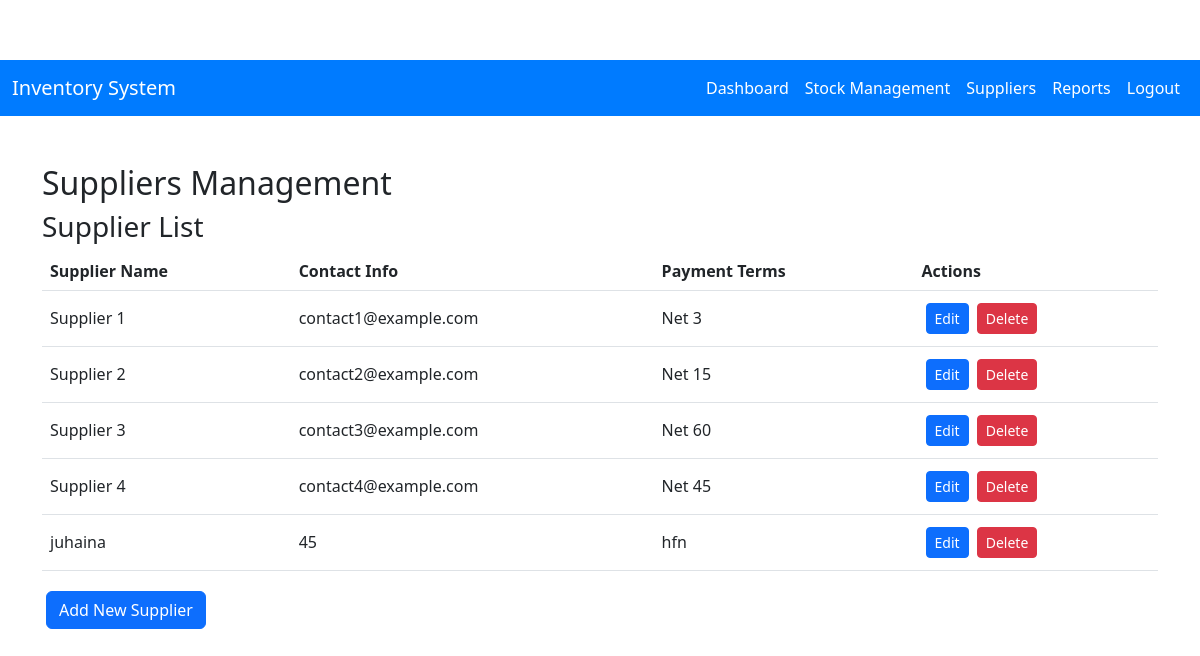
Page /Admin/Suppliers.php on the earlier database version.
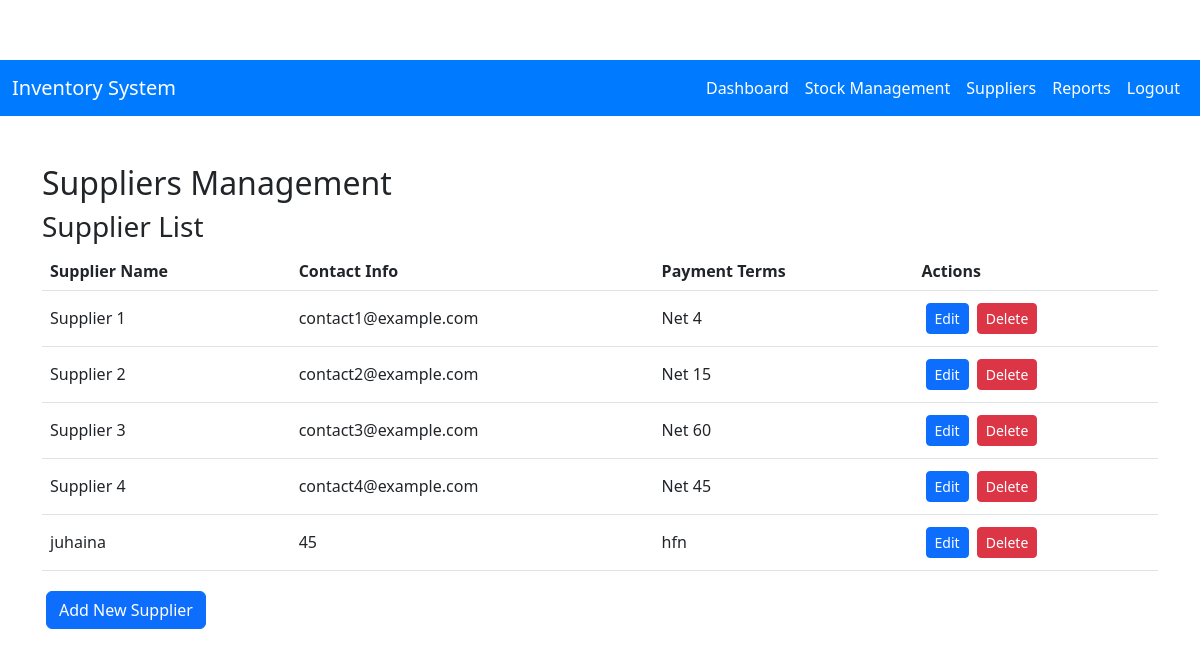
Same page on the later database version.
### tables this page shows
CREATE TABLE `suppliers` (
  `id` int(11) NOT NULL,
  `supplier_name` varchar(255) NOT NULL,
  `contact_info` varchar(255) NOT NULL,
  `payment_terms` varchar(255) NOT NULL,
  `is_deleted` tinyint(1) DEFAULT 0,
  `user_id` int(11) DEFAULT NULL
);

### Admin/Suppliers.php (the view, shortened to what this page needs)
<?php
include '../db.php';
include 'AdminNavBar.php';
$sql = "SELECT * FROM suppliers WHERE is_deleted = 0";
$result = $conn->query($sql);
?>
<!DOCTYPE html>
<html lang="en">
<head>
    <link rel="stylesheet" href="Admin.css">
    <link href="https://cdn.jsdelivr.net/npm/bootstrap@5.3.0/dist/css/bootstrap.min.css" rel="stylesheet">
</head>
<body>
    <div class="container mt-5">
        <h2>Suppliers Management</h2>
        <h3>Supplier List</h3>
        <table class="table table-hover">
            <thead>
                <tr>
                    <th>Supplier Name</th>
                    <th>Contact Info</th>
                    <th>Payment Terms</th>
                    <th>Actions</th>
                </tr>
            </thead>
            <tbody>
                <?php if ($result->num_rows > 0): ?>
                    <?php while ($row = $result->fetch_assoc()): ?>
                        <tr>
                            <td><?php echo $row['supplier_name']; ?></td>
                            <td><?php echo $row['contact_info']; ?></td>
                            <td><?php echo $row['payment_terms']; ?></td>
                            <td>
                                <a href="#" class="btn btn-primary btn-sm editBtn"
                                   data-bs-toggle="modal"
                                   data-bs-target="#editSupplierModal"
                                   data-id="<?php echo $row['id']; ?>"
                                   data-name="<?php echo $row['supplier_name']; ?>"
                                   data-contact="<?php echo $row['contact_info']; ?>"
                                   data-terms="<?php echo $row['payment_terms']; ?>">
                                   Edit
                                </a>
                                <a href="suppliers.php?delete=<?php echo $row['id']; ?>" class="btn btn-danger btn-sm"
                                   onclick="return confirm('Are you sure you want to delete this supplier?')">Delete</a>
                            </td>
                        </tr>
                    <?php endwhile; ?>
                <?php else: ?>
                    <tr>
                        <td colspan="4">No suppliers found</td>
                    </tr>
                <?php endif; ?>
            </tbody>
        </table>
<button class="btn btn-primary mb-3" data-bs-toggle="modal" data-bs-target="#editSupplierModal" onclick="prepareAddSupplier()">
    Add New Supplier
</button>
</body>
</html>

Differences in the rows shown:
changed suppliers "Supplier 1": payment_terms "Net 3" → "Net 4"
